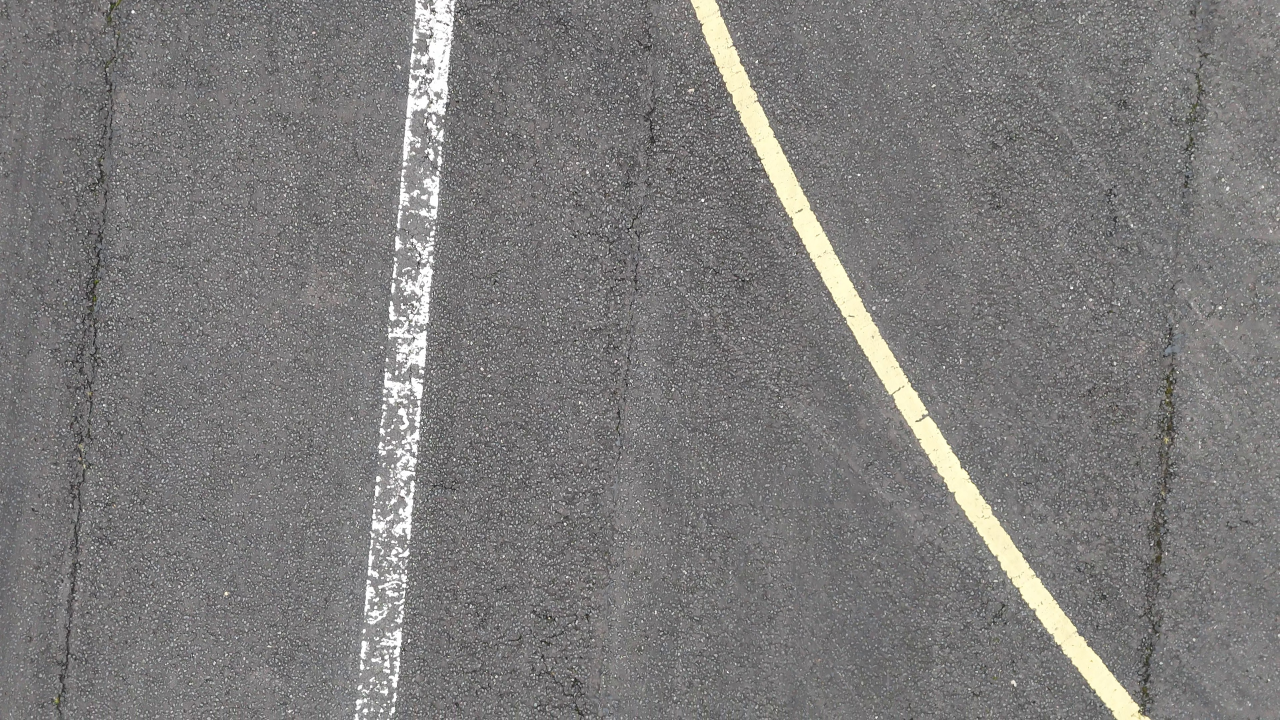
#> input picture frames/frame_000003.jpg, 3840 x 2160 px (shown at 1/3 size); its folder holds only this picture in this run
$ python cv_autolabel.py
#> lines starting #> are read from the running program, lines starting #| are printed output that depends on the picture; after the words box and inside, x2 and y2 are one past the last pixel; in counts of white or black regions, pixels touching at a corner belong together
#!/usr/bin/env python3
"""Classical-CV auto-labelling for the drone-only classes that have no
training data.

No ML, no manual labels — just color/geometry rules. Quality varies a lot by
class (see the per-class notes); this is a "test the limits" bootstrap, not a
substitute for human review. Output is YOLO-format labels using the 12-class
schema so it can be merged straight into training.

Tractable here:
  5  gap_vegetation        green, high saturation (actual plants in joints/verge)
  9  surface_discoloration green, low saturation (greenish stain on pavement)
  10 paint_marking         small scattered bright-white specks on open pavement
  4  band_joint            long, straight, dark lines (construction joints)
  2  fod                   non-grey/non-green/non-white compact anomalies

Not attempted (subjective or needs examples): aged_surface,
weathered_surface, faded_surface_marking.
"""

import argparse
from collections import Counter
from pathlib import Path

import cv2
import numpy as np

IMG_EXTS = {".jpg", ".jpeg", ".png"}


def _norm(x, y, bw, bh, W, H):
    return f"{(x + bw / 2) / W:.6f} {(y + bh / 2) / H:.6f} {bw / W:.6f} {bh / H:.6f}"


def _local_contrast(gray, x, y, bw, bh, pad):
    """Mean brightness of the blob minus the surrounding ring."""
    H, W = gray.shape
    inner = gray[y:y + bh, x:x + bw].mean()
    x0, y0 = max(0, x - pad), max(0, y - pad)
    x1, y1 = min(W, x + bw + pad), min(H, y + bh + pad)
    ring = gray[y0:y1, x0:x1]
    n = ring.size - bw * bh
    if n <= 0:
        return 0.0
    ring_mean = (ring.sum() - inner * bw * bh) / n
    return inner - ring_mean


def detect(im):
    """Return list of (cls, x, y, w, h) pixel boxes for one BGR image.

    Tuned for precision over recall: naive thresholds flood on grooved
    runway texture, so every detector gates on a local-contrast check that
    distinguishes a real feature from background aggregate. band_joint is
    intentionally NOT attempted — runway grooves are parallel dark lines
    indistinguishable from construction joints by geometry alone.
    """
    H, W = im.shape[:2]
    hsv = cv2.cvtColor(im, cv2.COLOR_BGR2HSV)
    gray = cv2.cvtColor(im, cv2.COLOR_BGR2GRAY)
    out = []

    # --- green: vegetation vs surface discoloration (the reliable one) --
    # hue floor 40 (not 30) so yellow runway lines aren't caught as green
    green = cv2.inRange(hsv, (40, 30, 25), (95, 255, 255))
    green = cv2.morphologyEx(green, cv2.MORPH_OPEN, np.ones((5, 5), np.uint8))
    # large close kernel so a grass verge becomes a few regions, not dozens
    green = cv2.morphologyEx(green, cv2.MORPH_CLOSE, np.ones((35, 35), np.uint8))
    n, _, stats, _ = cv2.connectedComponentsWithStats(green)
    for x, y, bw, bh, a in stats[1:]:
        if a < 2500:
            continue
        sat = hsv[y:y + bh, x:x + bw, 1][green[y:y + bh, x:x + bw] > 0].mean()
        cls = 5 if sat >= 80 else 9          # plants vs faint stain
        out.append((cls, x, y, bw, bh))

    # --- bright white specks: scattered paint markings -----------------
    # genuine paint is far brighter & whiter than aggregate, and stands out
    # strongly from its immediate surroundings
    white = cv2.inRange(hsv, (0, 0, 225), (180, 28, 255))
    n, _, stats, _ = cv2.connectedComponentsWithStats(white)
    for x, y, bw, bh, a in stats[1:]:
        if not (50 <= a <= 1500):
            continue
        if max(bw, bh) > 4 * min(bw, bh) or max(bw, bh) > 0.10 * max(W, H):
            continue                          # elongated -> a painted line
        if _local_contrast(gray, x, y, bw, bh, 12) < 55:
            continue                          # low contrast -> aggregate
        out.append((10, x, y, bw, bh))

    # --- FOD: compact anomalies that aren't grey/green/white -----------
    asphalt = cv2.inRange(hsv, (0, 0, 40), (180, 55, 185))   # grey range
    anomaly = cv2.bitwise_not(cv2.bitwise_or(cv2.bitwise_or(asphalt, green), white))
    anomaly = cv2.morphologyEx(anomaly, cv2.MORPH_OPEN, np.ones((5, 5), np.uint8))
    anomaly = cv2.morphologyEx(anomaly, cv2.MORPH_CLOSE, np.ones((7, 7), np.uint8))
    n, _, stats, _ = cv2.connectedComponentsWithStats(anomaly)
    for x, y, bw, bh, a in stats[1:]:
        if not (250 <= a <= 4000):
            continue
        if max(bw, bh) > 4 * min(bw, bh):
            continue                          # skip thin streaks
        if x <= 2 or y <= 2 or x + bw >= W - 2 or y + bh >= H - 2:
            continue                          # ignore the grass-edge border
        if abs(_local_contrast(gray, x, y, bw, bh, 15)) < 35:
            continue                          # low contrast -> texture
        out.append((2, x, y, bw, bh))

    return out


def main():
    p = argparse.ArgumentParser(description=__doc__,
                                formatter_class=argparse.RawDescriptionHelpFormatter)
    p.add_argument("--frames", type=Path, default=Path("frames"))
    p.add_argument("--out", type=Path, default=Path("cv_labels"))
    p.add_argument("--classes", type=int, nargs="*", default=None,
                   help="restrict to these class ids (default: all detected)")
    args = p.parse_args()

    frames = sorted(f for f in args.frames.iterdir() if f.suffix.lower() in IMG_EXTS)
    if not frames:
        raise SystemExit(f"no frames in {args.frames}")
    args.out.mkdir(parents=True, exist_ok=True)

    counts = Counter()
    frames_with = 0
    for f in frames:
        im = cv2.imread(str(f))
#> im is the input picture: shape (2160, 3840, 3); mean B, G, R 122.5, 123.2, 124.6
        H, W = im.shape[:2]
        boxes = detect(im)
#> in detect, `green = cv2.inRange(hsv, (40, 30, 25), (95, 255, 255))`:
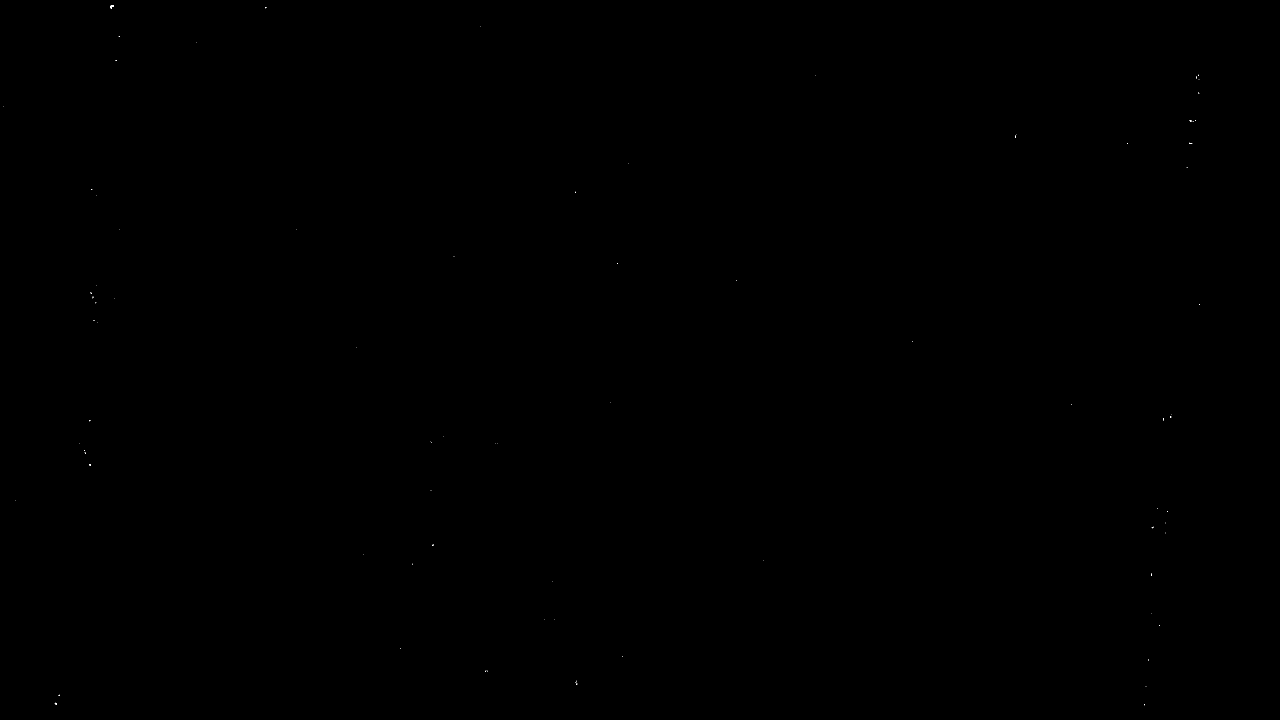
#> green: shape (2160, 3840) (shown at 1/3 size); 0% white in thin lines or dots
#> in detect, `n, _, stats, _ = cv2.connectedComponentsWithStats(green)`: n = 1; stats = [[0, 0, 3840, 2160, 8294400]]
#> after the loop in detect, `for x, y, bw, bh, a in stats[1:]:`: out = []
#> in detect, `white = cv2.inRange(hsv, (0, 0, 225), (180, 28, 255))`:
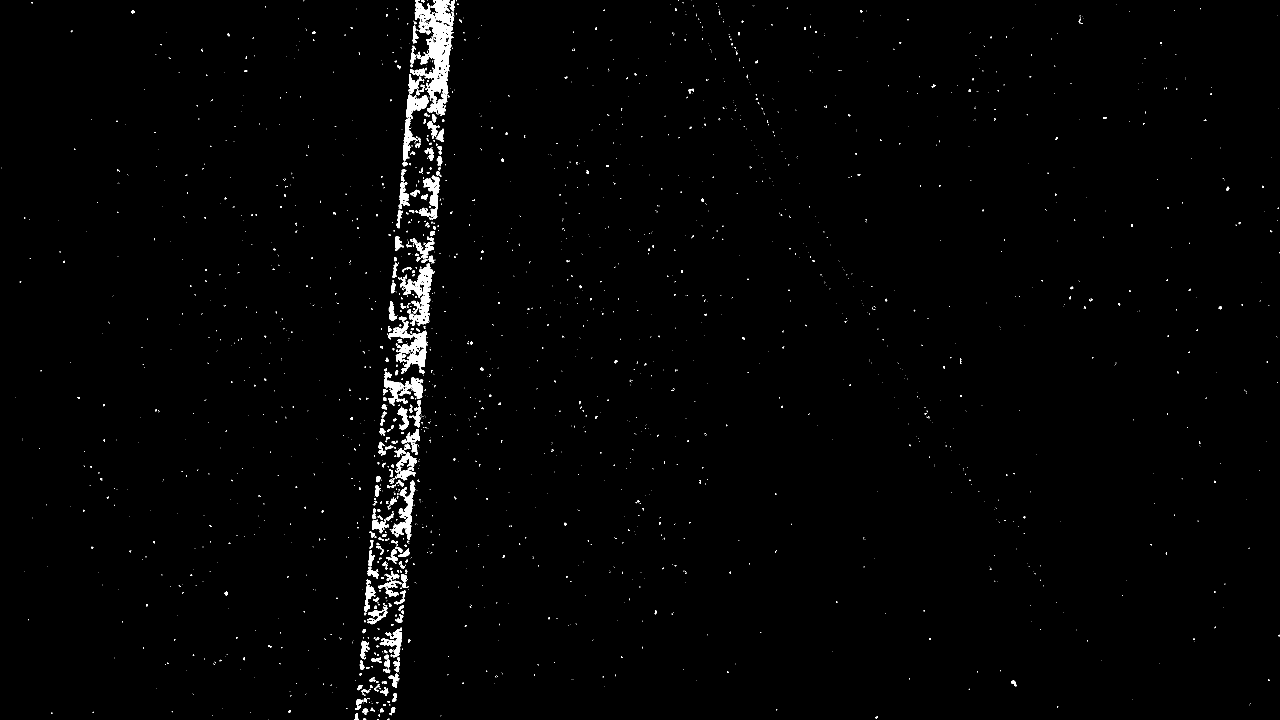
#> white: shape (2160, 3840) (shown at 1/3 size); 1.2% white; 2505 white regions (2101 under 20 px), largest, box (x1, y1, x2, y2) and area: (1244, 0, 1362, 348) 17361, (1201, 789, 1299, 978) 5983, (1192, 993, 1282, 1106) 4269
#> in detect, `n, _, stats, _ = cv2.connectedComponentsWithStats(white)`: n = 2506; stats = 2506 rows, first 6: [0, 0, 3840, 2160, 8192986], [911, 1, 2, 1, 2], [1244, 0, 118, 348, 17361], [1264, 0, 9, 8, 48], [1283, 0, 1, 2, 2], [1351, 0, 13, 34, 266]
#> the loop in detect, `for x, y, bw, bh, a in stats[1:]:` made 2505 passes
#> after the loop in detect, `for x, y, bw, bh, a in stats[1:]:`: out = 92 items, first 6: (10, 394, 31, 10, 9), (10, 1192, 196, 11, 12), (10, 2065, 266, 17, 15), (10, 1273, 339, 10, 10), (10, 1246, 429, 16, 14), (10, 1313, 439, 13, 12)
#> in detect, `asphalt = cv2.inRange(hsv, (0, 0, 40), (180, 55, 185))`:
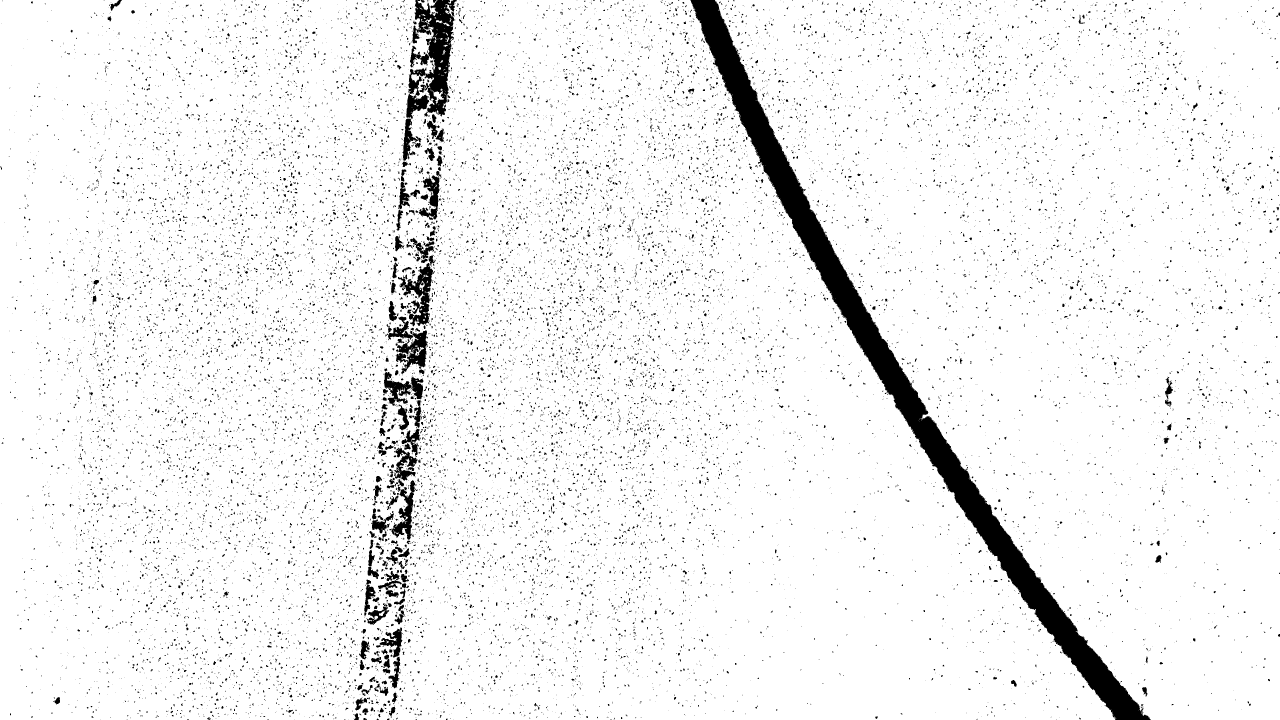
#> asphalt: shape (2160, 3840) (shown at 1/3 size); 94.4% white; 22615 black regions (20288 under 20 px), largest, box (x1, y1, x2, y2) and area: (2072, 0, 3452, 2160) 182157, (1225, 0, 1370, 350) 23543, (1194, 789, 1299, 979) 7678
#> in detect, `anomaly = cv2.morphologyEx(anomaly, cv2.MORPH_OPEN, np.ones((5, 5), np..`:
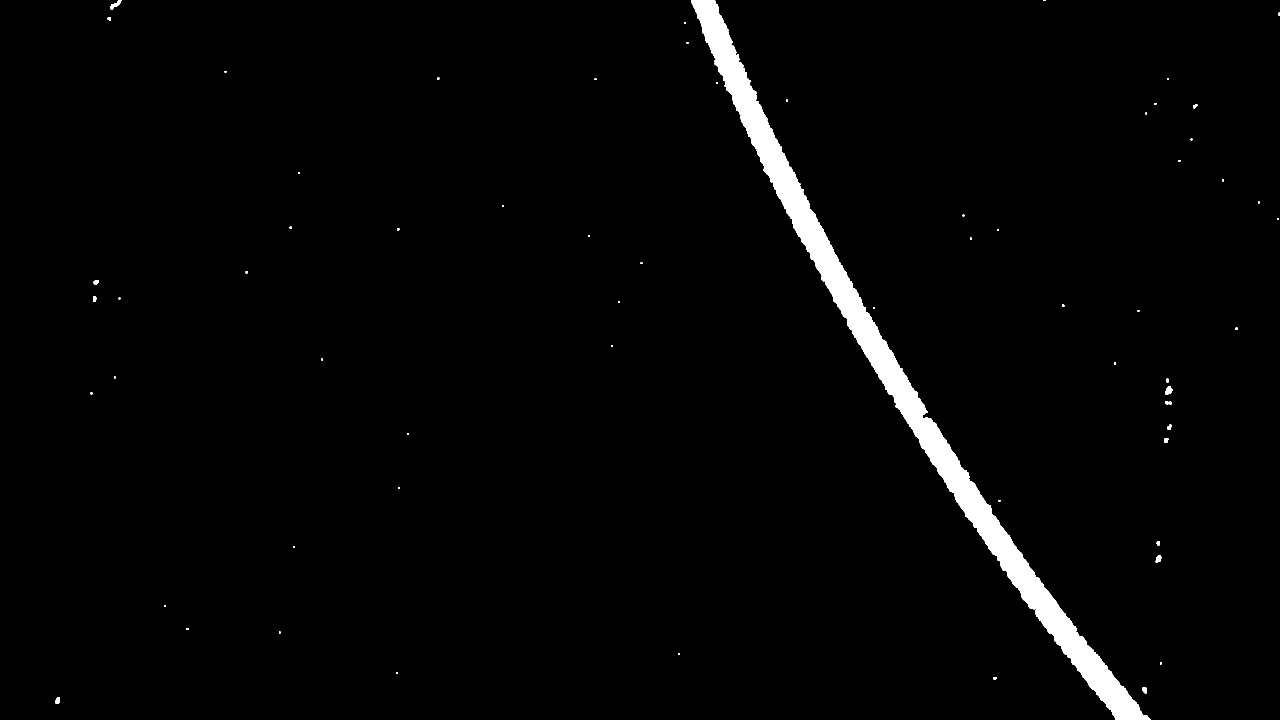
#> anomaly: shape (2160, 3840) (shown at 1/3 size); 2.2% white; 65 white regions (1 under 20 px), largest, box (x1, y1, x2, y2) and area: (2074, 0, 3451, 2160) 176967, (3496, 1158, 3517, 1184) 371, (332, 0, 364, 29) 358
#> in detect, `n, _, stats, _ = cv2.connectedComponentsWithStats(anomaly)`: n = 65; stats = 65 rows, first 6: [0, 0, 3840, 2160, 8113152], [332, 0, 32, 29, 373], [2074, 0, 1377, 2160, 177299], [3131, 0, 5, 3, 15], [3835, 38, 5, 9, 40], [323, 51, 10, 10, 88]
#> the loop in detect, `for x, y, bw, bh, a in stats[1:]:` made 64 passes
#> (x, y, bw, bh, a) on passes 1 to 8: (332, 0, 32, 29, 373), (2074, 0, 1377, 2160, 177299), (3131, 0, 5, 3, 15), (3835, 38, 5, 9, 40), (323, 51, 10, 10, 88), (2052, 67, 5, 5, 25), (2060, 126, 5, 5, 25), (674, 213, 5, 5, 25)
#> after the loop in detect, `for x, y, bw, bh, a in stats[1:]:`: out = 93 items, first 6: (10, 394, 31, 10, 9), (10, 1192, 196, 11, 12), (10, 2065, 266, 17, 15), (10, 1273, 339, 10, 10), (10, 1246, 429, 16, 14), (10, 1313, 439, 13, 12)
#> boxes has the same summary as out in detect
        if args.classes:
            boxes = [b for b in boxes if b[0] in args.classes]
        lines = [f"{c} {_norm(x, y, bw, bh, W, H)}" for c, x, y, bw, bh in boxes]
#> lines = 93 items
        for c, *_ in boxes:
            counts[c] += 1
#> this loop made 93 passes
#> after the loop, counts = {10: 92, 2: 1}
        if lines:
            frames_with += 1
            (args.out / f.with_suffix(".txt").name).write_text("\n".join(lines) + "\n")

    names = {2: "fod", 4: "band_joint", 5: "gap_vegetation",
             9: "surface_discoloration", 10: "paint_marking"}
    print(f"wrote {sum(counts.values())} boxes across {frames_with}/{len(frames)} "
          f"frames -> {args.out}")
#| wrote 93 boxes across 1/1 frames -> cv_labels
    for c in sorted(counts):
        print(f"  {c} {names.get(c, c)}: {counts[c]}")
#> this loop made 2 passes
#> c on passes 1 to 2: 2, 10
#> (printed output is left out)


if __name__ == "__main__":
    main()
